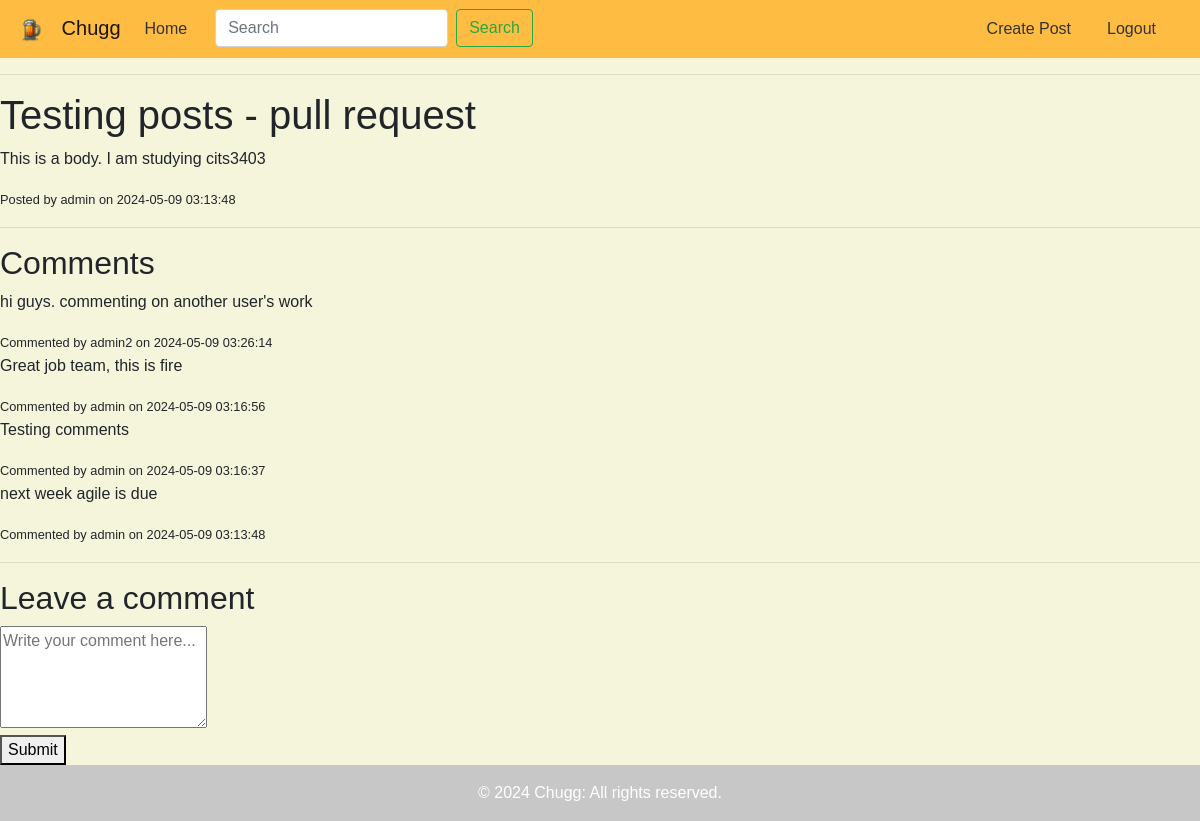
The page /post/1 (signed in) on the database its author committed.
### app/models.py (models this page shows, shortened)
class Post(db.Model):
    id: sql_orm.Mapped[int] = sql_orm.mapped_column(primary_key=True)
    title: sql_orm.Mapped[str] = sql_orm.mapped_column(sql_al.String(32))
    body: sql_orm.Mapped[str] = sql_orm.mapped_column(sql_al.String(140))
    timestamp: sql_orm.Mapped[datetime] = sql_orm.mapped_column(
        index=True, default=lambda: datetime.now(timezone.utc)
    )
    user_id: sql_orm.Mapped[int] = sql_orm.mapped_column(sql_al.ForeignKey(User.id), index=True)
    author: sql_orm.Mapped[User] = sql_orm.relationship(back_populates='posts')

class User(UserMixin, db.Model):
    id: sql_orm.Mapped[int] = sql_orm.mapped_column(primary_key=True)
    username: sql_orm.Mapped[str] = sql_orm.mapped_column(sql_al.String(64), index=True, unique=True)
    first_name: sql_orm.Mapped[str] = sql_orm.mapped_column(sql_al.String(32), index=True)
    last_name: sql_orm.Mapped[str] = sql_orm.mapped_column(sql_al.String(32), index=True)
    email: sql_orm.Mapped[str] = sql_orm.mapped_column(sql_al.String(120), index=True, unique=True)
    password_hash: sql_orm.Mapped[Optional[str]] = sql_orm.mapped_column(sql_al.String(256))
    posts: sql_orm.WriteOnlyMapped['Post'] = sql_orm.relationship(back_populates='author')

class Comment(db.Model):
    id: sql_orm.Mapped[int] = sql_orm.mapped_column(primary_key=True)
    body: sql_orm.Mapped[str] = sql_orm.mapped_column(sql_al.String(1000)) #we'll have to decide how long the comments need to be
    timestamp: sql_orm.Mapped[datetime] = sql_orm.mapped_column(index=True, default=lambda: datetime.now(timezone.utc))
    post_id: sql_orm.Mapped[int] = sql_orm.mapped_column(sql_al.ForeignKey('post.id'), index=True)
    user_id: sql_orm.Mapped[int] = sql_orm.mapped_column(sql_al.ForeignKey('user.id'), index=True)
    author: sql_orm.Mapped[User] = sql_orm.relationship('User', back_populates='comments')
    post: sql_orm.Mapped[Post] = sql_orm.relationship('Post', back_populates='comments')

### app/routes.py (the view, shortened to what this page needs)
@app.route('/post/<int:post_id>', methods=['GET', 'POST'])
@login_required
def post(post_id):
    post = Post.query.get_or_404(post_id)
    comments = Comment.query.filter_by(post_id=post_id).order_by(Comment.timestamp.desc()).all()
    return render_template('post.html', post=post, comments=comments)

### app/models.py (called while the page is built)
@login.user_loader
def load_user(id):
    return db.session.get(User, int(id))

### app/templates/post.html
{% extends 'base.html' %}
{% block content %}
    <div class="post">
        <h1>{{ post.title }}</h1>
        <p>{{ post.body }}</p>
        <small>Posted by {{ post.author.username }} on {{ post.timestamp.strftime('%Y-%m-%d %H:%M:%S') }}</small>
    </div>
    <hr>
    <div class="comments">
        <h2>Comments</h2>
        {% for comment in comments %}
            <div class="comment">
                <p>{{ comment.body }}</p>
                <small>Commented by {{ comment.author.username }} on {{ comment.timestamp.strftime('%Y-%m-%d %H:%M:%S') }}</small>
            </div>
        {% else %}
            <p>No comments yet.</p>
        {% endfor %}
    </div>
    <hr>
    <div class="comment-form">
        <h2>Leave a comment</h2>
        <form action="{{ url_for('post', post_id=post.id) }}" method="post">
            <textarea name="comment" required="required" placeholder="Write your comment here..." rows="4"></textarea><br>
            <button type="submit">Submit</button>
        </form>
    </div>
{% endblock %}

### app/static/style.css (style rules this page uses)
body { background-color: #f5f5dc; font-family: Arial, sans-serif; margin: 0; padding: 0; }

### rows shown on the page
Post: title "Testing posts - pull request", body "This is a body. I am studying cits3403", timestamp "2024-05-09 03:13:48"
User: author.username "admin"
Comment: body "hi guys. commenting on another user's work", author.username "admin2", timestamp "2024-05-09 03:26:14"
Comment: body "Great job team, this is fire", author.username "admin", timestamp "2024-05-09 03:16:56"
Comment: body "Testing comments", author.username "admin", timestamp "2024-05-09 03:16:37"
Comment: body "next week agile is due", author.username "admin", timestamp "2024-05-09 03:13:48"
